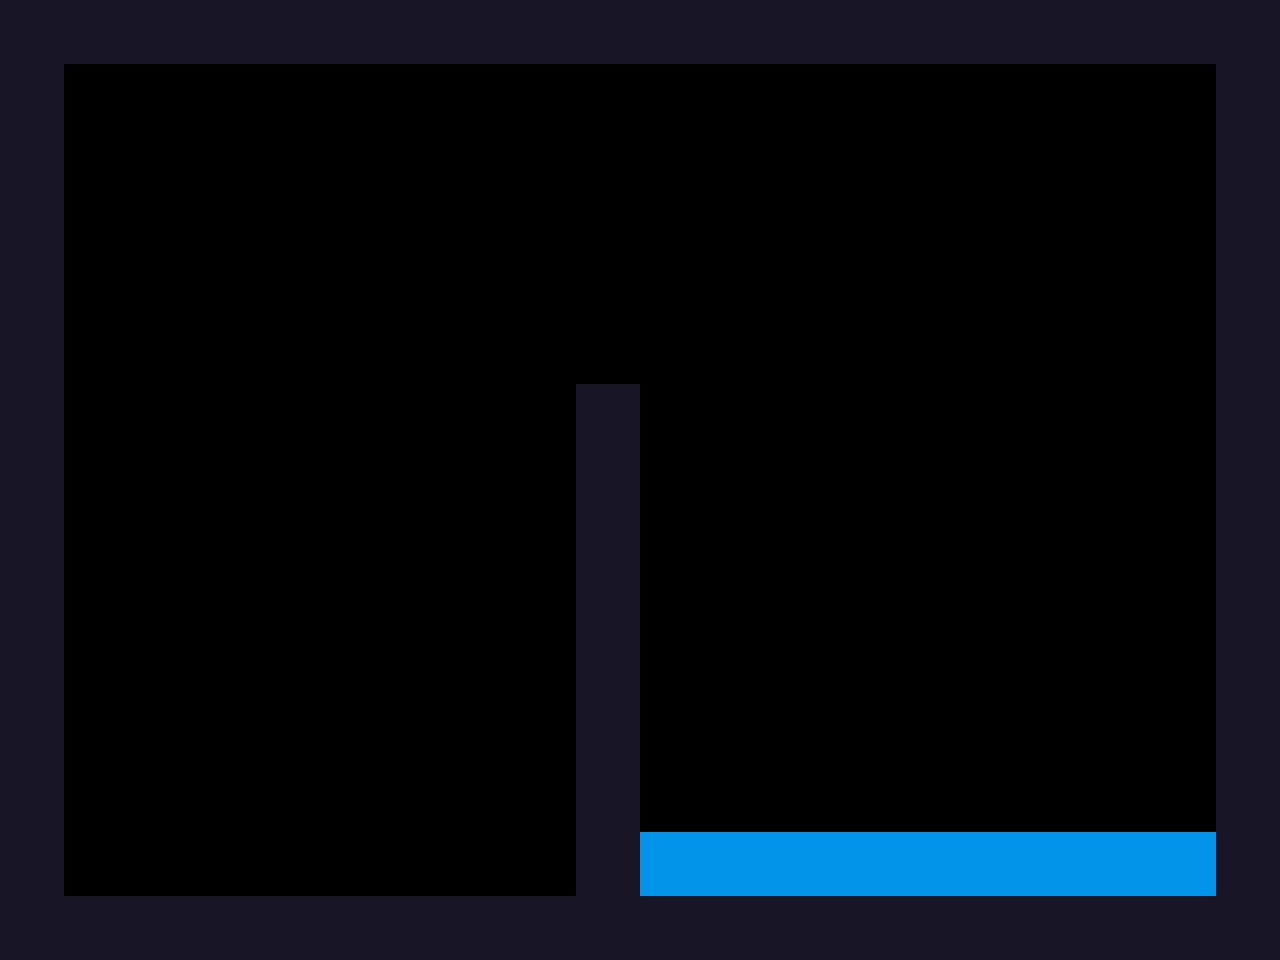

This game map was drawn from its Tiled (.tmx) file and the tilesets committed beside it. A one-line description and the full map source follow:
An orthogonal 40x30 tile map with 32x32 px tiles, 1 tile layer (Tile Layer 1) and 2 objects.

<map version="1.0" tiledversion="1.0.1" orientation="orthogonal" renderorder="right-down" width="40" height="30" tilewidth="32" tileheight="32" nextobjectid="4">
 <properties>
  <property name="title" value="Up and Over" />
 </properties>
 <tileset firstgid="1" source="../tilemap/tileset.tsx" />
 <layer name="Tile Layer 1" width="40" height="30">
  <data encoding="csv">
1,1,1,1,1,1,1,1,1,1,1,1,1,1,1,1,1,1,1,1,1,1,1,1,1,1,1,1,1,1,1,1,1,1,1,1,1,1,1,1,
1,1,1,1,1,1,1,1,1,1,1,1,1,1,1,1,1,1,1,1,1,1,1,1,1,1,1,1,1,1,1,1,1,1,1,1,1,1,1,1,
1,1,0,0,0,0,0,0,0,0,0,0,0,0,0,0,0,0,0,0,0,0,0,0,0,0,0,0,0,0,0,0,0,0,0,0,0,0,1,1,
1,1,0,0,0,0,0,0,0,0,0,0,0,0,0,0,0,0,0,0,0,0,0,0,0,0,0,0,0,0,0,0,0,0,0,0,0,0,1,1,
1,1,0,0,0,0,0,0,0,0,0,0,0,0,0,0,0,0,0,0,0,0,0,0,0,0,0,0,0,0,0,0,0,0,0,0,0,0,1,1,
1,1,0,0,0,0,0,0,0,0,0,0,0,0,0,0,0,0,0,0,0,0,0,0,0,0,0,0,0,0,0,0,0,0,0,0,0,0,1,1,
1,1,0,0,0,0,0,0,0,0,0,0,0,0,0,0,0,0,0,0,0,0,0,0,0,0,0,0,0,0,0,0,0,0,0,0,0,0,1,1,
1,1,0,0,0,0,0,0,0,0,0,0,0,0,0,0,0,0,0,0,0,0,0,0,0,0,0,0,0,0,0,0,0,0,0,0,0,0,1,1,
1,1,0,0,0,0,0,0,0,0,0,0,0,0,0,0,0,0,0,0,0,0,0,0,0,0,0,0,0,0,0,0,0,0,0,0,0,0,1,1,
1,1,0,0,0,0,0,0,0,0,0,0,0,0,0,0,0,0,0,0,0,0,0,0,0,0,0,0,0,0,0,0,0,0,0,0,0,0,1,1,
1,1,0,0,0,0,0,0,0,0,0,0,0,0,0,0,0,0,0,0,0,0,0,0,0,0,0,0,0,0,0,0,0,0,0,0,0,0,1,1,
1,1,0,0,0,0,0,0,0,0,0,0,0,0,0,0,0,0,0,0,0,0,0,0,0,0,0,0,0,0,0,0,0,0,0,0,0,0,1,1,
1,1,0,0,0,0,0,0,0,0,0,0,0,0,0,0,0,0,1,1,0,0,0,0,0,0,0,0,0,0,0,0,0,0,0,0,0,0,1,1,
1,1,0,0,0,0,0,0,0,0,0,0,0,0,0,0,0,0,1,1,0,0,0,0,0,0,0,0,0,0,0,0,0,0,0,0,0,0,1,1,
1,1,0,0,0,0,0,0,0,0,0,0,0,0,0,0,0,0,1,1,0,0,0,0,0,0,0,0,0,0,0,0,0,0,0,0,0,0,1,1,
1,1,0,0,0,0,0,0,0,0,0,0,0,0,0,0,0,0,1,1,0,0,0,0,0,0,0,0,0,0,0,0,0,0,0,0,0,0,1,1,
1,1,0,0,0,0,0,0,0,0,0,0,0,0,0,0,0,0,1,1,0,0,0,0,0,0,0,0,0,0,0,0,0,0,0,0,0,0,1,1,
1,1,0,0,0,0,0,0,0,0,0,0,0,0,0,0,0,0,1,1,0,0,0,0,0,0,0,0,0,0,0,0,0,0,0,0,0,0,1,1,
1,1,0,0,0,0,0,0,0,0,0,0,0,0,0,0,0,0,1,1,0,0,0,0,0,0,0,0,0,0,0,0,0,0,0,0,0,0,1,1,
1,1,0,0,0,0,0,0,0,0,0,0,0,0,0,0,0,0,1,1,0,0,0,0,0,0,0,0,0,0,0,0,0,0,0,0,0,0,1,1,
1,1,0,0,0,0,0,0,0,0,0,0,0,0,0,0,0,0,1,1,0,0,0,0,0,0,0,0,0,0,0,0,0,0,0,0,0,0,1,1,
1,1,0,0,0,0,0,0,0,0,0,0,0,0,0,0,0,0,1,1,0,0,0,0,0,0,0,0,0,0,0,0,0,0,0,0,0,0,1,1,
1,1,0,0,0,0,0,0,0,0,0,0,0,0,0,0,0,0,1,1,0,0,0,0,0,0,0,0,0,0,0,0,0,0,0,0,0,0,1,1,
1,1,0,0,0,0,0,0,0,0,0,0,0,0,0,0,0,0,1,1,0,0,0,0,0,0,0,0,0,0,0,0,0,0,0,0,0,0,1,1,
1,1,0,0,0,0,0,0,0,0,0,0,0,0,0,0,0,0,1,1,0,0,0,0,0,0,0,0,0,0,0,0,0,0,0,0,0,0,1,1,
1,1,0,0,0,0,0,0,0,0,0,0,0,0,0,0,0,0,1,1,0,0,0,0,0,0,0,0,0,0,0,0,0,0,0,0,0,0,1,1,
1,1,0,0,0,0,0,0,0,0,0,0,0,0,0,0,0,0,1,1,2,2,2,2,2,2,2,2,2,2,2,2,2,2,2,2,2,2,1,1,
1,1,0,0,0,0,0,0,0,0,0,0,0,0,0,0,0,0,1,1,2,2,2,2,2,2,2,2,2,2,2,2,2,2,2,2,2,2,1,1,
1,1,1,1,1,1,1,1,1,1,1,1,1,1,1,1,1,1,1,1,1,1,1,1,1,1,1,1,1,1,1,1,1,1,1,1,1,1,1,1,
1,1,1,1,1,1,1,1,1,1,1,1,1,1,1,1,1,1,1,1,1,1,1,1,1,1,1,1,1,1,1,1,1,1,1,1,1,1,1,1
</data>
 </layer>
 <objectgroup name="Object Layer 1">
  <object id="1" x="160" y="832">
   <properties>
    <property name="type" value="spawn" />
   </properties>
  </object>
  <object id="2" x="352" y="832">
   <properties>
    <property name="type" value="ball" />
   </properties>
  </object>
 </objectgroup>
</map>
